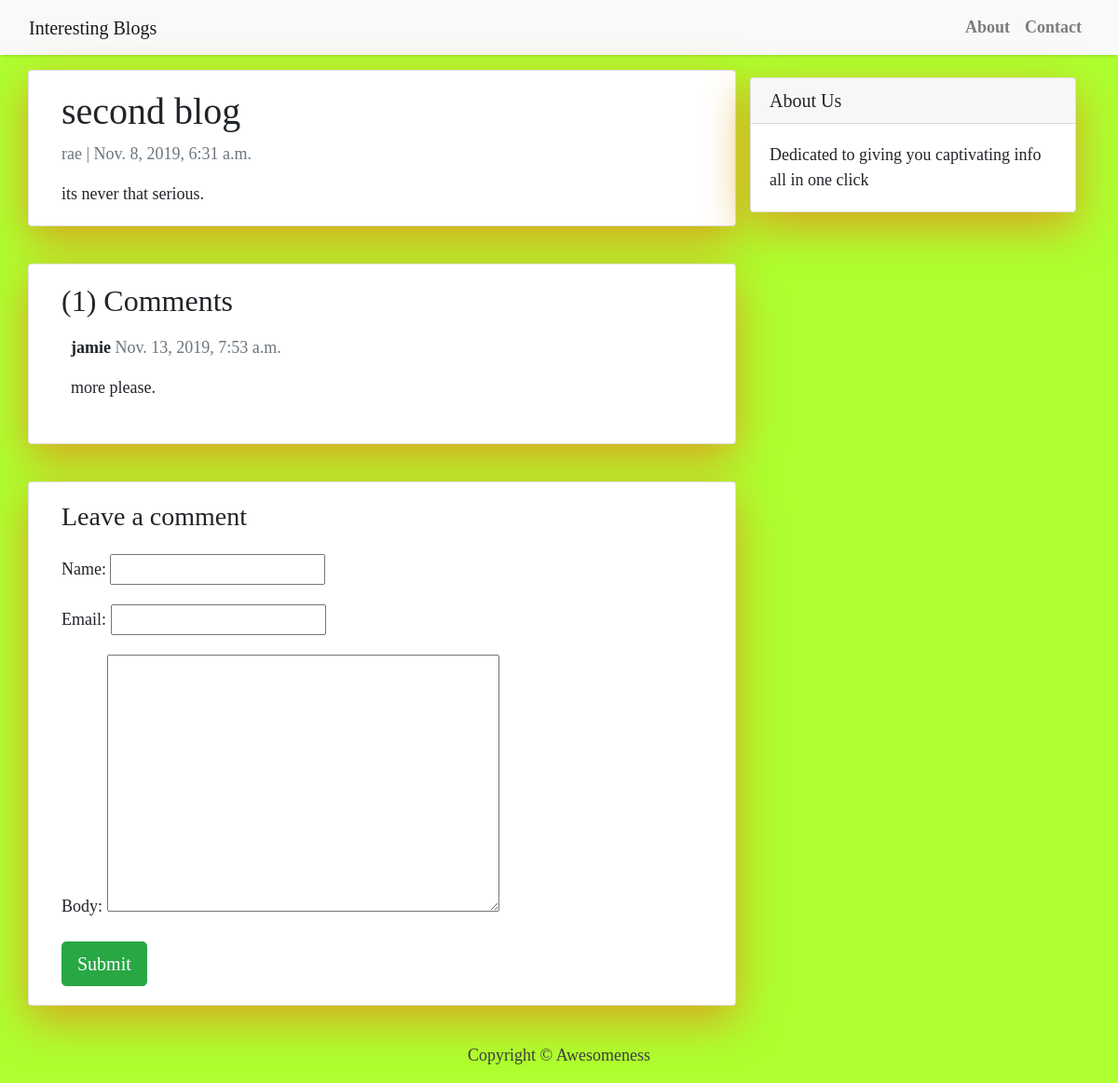
Screenshot of /the-second-blog/ with the database file from the repository.
### Blog/models.py (models this page shows, shortened)
class Post(models.Model):
    blog_title = models.CharField(max_length = 200, unique = True)
    slug = models.SlugField(max_length = 200, unique = True)
    blog_author =models.ForeignKey(User, on_delete = models.CASCADE, related_name = 'blog_post')
    created_on = models.DateTimeField(auto_now_add = True)
    updated_on = models.DateTimeField(auto_now = True)
    blog_content = models.TextField()
    status = models.IntegerField(choices = STATUS, default = 0)
    class Meta:
        ordering = [ 'blog_author', '-created_on' ]

class Comment(models.Model):
    post = models.ForeignKey(Post,on_delete=models.CASCADE,related_name='comments')
    name = models.CharField(max_length=80)
    email = models.EmailField()
    body = models.TextField()
    created_on = models.DateTimeField(auto_now_add=True)
    active = models.BooleanField(default=False)
    class Meta:
        ordering = ['created_on']

### Blog/views.py (the view)
# urls.py: path('<slug:slug>/', post_detail, name='post_detail')
def post_detail(request, slug):
    template_name = "Blog/post_detail.html"
    post = get_object_or_404(Post, slug=slug)
    comments = post.comments.filter(active=True)
    new_comment = None
    if request.method == "POST":
        comment_form = CommentForm(data=request.POST)
        if comment_form.is_valid():
            new_comment = comment_form.save(commit=False)
            new_comment.post = post
            new_comment.save()
    else:
        comment_form = CommentForm()
    return render(
        request,
        template_name,
        {
            "post": post,
            "comments": comments,
            "new_comment": new_comment,
            "comment_form": comment_form,
        },
    )

### Blog/forms.py
class CommentForm(forms.ModelForm):
    class Meta:
        model = Comment
        fields = ('name', 'email', 'body')

### Blog/templates/Blog/post_detail.html (shortened to what this page needs)
{% extends 'Blog/base.html' %} {% block content %}
<div class="container">
  <div class="row">
    <div class="col-md-8 card mb-4  mt-3 left  top">
      <div class="card-body">
        <h1>{% block title %} {{ post.blog_title }} {% endblock title %}</h1>
        <p class=" text-muted">{{ post.blog_author }} | {{ post.created_on }}</p>
        <p class="card-text ">{{ post.blog_content  }}</p>
      </div>
    </div>
    {% block sidebar %} {% include 'Blog/sidebar.html' %} {% endblock sidebar %}
    <div class="col-md-8 card mb-4  mt-3 ">
      <div class="card-body">
        <h2>({{ comments.count }}) Comments</h2>
        {% for comment in comments %}
        <div class="comments" style="padding: 10px;">
          <p class="font-weight-bold">
            {{ comment.name }}
            <span class=" text-muted font-weight-normal">
              {{ comment.created_on }}
            </span>
          </p>
          {{ comment.body | linebreaks }}
        </div>
        {% endfor %}
      </div>
    </div>
    <div class="col-md-8 card mb-4  mt-3 ">
      <div class="card-body">
        {% if new_comment %}
        <div class="alert alert-success" role="alert">
          Your comment is awaiting moderation
        </div>
        {% else %}
        <h3>Leave a comment</h3>
        <form method="post" style="margin-top: 1.3em;">
          {{ comment_form.as_p }}
          <button type="submit" class="btn btn-success btn-lg">Submit</button>
        </form>
        {% endif %}
      </div>
    </div>
  </div>
</div>
{% endblock content %}

### Blog/templates/Blog/base.html (style rules this page uses)
.card { box-shadow: 0 16px 48px goldenrod; }
body { font-family: "Times New Roman", Times, serif; font-size: 17px; background-color: #fdfdfd; }

### Blog/templates/Blog/sidebar.html (style rules this page uses)
.card { box-shadow: 0 16px 48px goldenrod; }
body { font-family: "Times New Roman", Times, serif; font-size: 18px; background-color: greenyellow; }

### rows the page displays
Post: blog_title "second blog", blog_author "rae", created_on "Nov. 8, 2019, 6:31 a.m.", blog_content "its never that serious."
Comment: name "jamie", created_on "Nov. 13, 2019, 7:53 a.m.", body "more please."

### other values shown
{{ comments.count }} "1"
